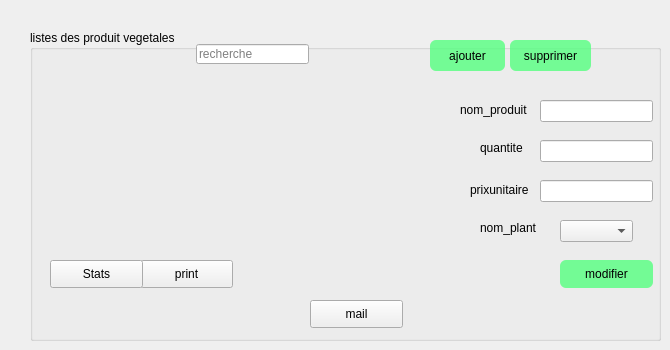
        <widget class="QWidget" name="tab_8">
         <attribute name="title">
          <string>zones</string>
         </attribute>
         <widget class="QGroupBox" name="produitv">
          <property name="geometry">
           <rect>
            <x>30</x>
            <y>30</y>
            <width>631</width>
            <height>311</height>
           </rect>
          </property>
          <property name="styleSheet">
           <string notr="true"/>
          </property>
          <property name="title">
           <string>listes des produit vegetales</string>
          </property>
          <widget class="QTableView" name="afficherproduitv">
           <property name="geometry">
            <rect>
             <x>20</x>
             <y>40</y>
             <width>401</width>
             <height>191</height>
            </rect>
           </property>
           <property name="styleSheet">
            <string notr="true">    background: transparent;
</string>
           </property>
          </widget>
          <widget class="QPushButton" name="produitvdown">
           <property name="geometry">
            <rect>
             <x>20</x>
             <y>20</y>
             <width>21</width>
             <height>21</height>
            </rect>
           </property>
           <property name="text">
            <string/>
           </property>
           <property name="icon">
            <iconset resource="resources.qrc">
             <normaloff>:/icon/Ressources/arrow-up-icon.png</normaloff>:/icon/Ressources/arrow-up-icon.png</iconset>
           </property>
           <property name="flat">
            <bool>true</bool>
           </property>
          </widget>
          <widget class="QPushButton" name="produitvup">
           <property name="geometry">
            <rect>
             <x>40</x>
             <y>20</y>
             <width>21</width>
             <height>21</height>
            </rect>
           </property>
           <property name="text">
            <string/>
           </property>
           <property name="icon">
            <iconset resource="resources.qrc">
             <normaloff>:/icon/Ressources/arrow-up-iconn.png</normaloff>:/icon/Ressources/arrow-up-iconn.png</iconset>
           </property>
           <property name="flat">
            <bool>true</bool>
           </property>
          </widget>
          <widget class="QPushButton" name="rechercherproduitv">
           <property name="geometry">
            <rect>
             <x>280</x>
             <y>10</y>
             <width>21</width>
             <height>28</height>
            </rect>
           </property>
           <property name="text">
            <string/>
           </property>
           <property name="icon">
            <iconset resource="resources.qrc">
             <normaloff>:/Ressources/zoom-search-2-icon.png</normaloff>:/Ressources/zoom-search-2-icon.png</iconset>
           </property>
           <property name="flat">
            <bool>true</bool>
           </property>
          </widget>
          <widget class="QLineEdit" name="nomproduitrecherche">
           <property name="geometry">
            <rect>
             <x>166</x>
             <y>14</y>
             <width>113</width>
             <height>20</height>
            </rect>
           </property>
           <property name="placeholderText">
            <string>recherche</string>
           </property>
          </widget>
          <widget class="QPushButton" name="supprimerproduitv">
           <property name="geometry">
            <rect>
             <x>480</x>
             <y>10</y>
             <width>81</width>
             <height>31</height>
            </rect>
           </property>
           <property name="styleSheet">
            <string notr="true">border-radius:6px;
background:rgba(85, 255, 127,0.8);</string>
           </property>
           <property name="text">
            <string>supprimer</string>
           </property>
          </widget>
          <widget class="QPushButton" name="ajouterproduitv">
           <property name="geometry">
            <rect>
             <x>400</x>
             <y>10</y>
             <width>75</width>
             <height>31</height>
            </rect>
           </property>
           <property name="styleSheet">
            <string notr="true">border-radius:6px;
background:rgba(85, 255, 127,0.8);</string>
           </property>
           <property name="text">
            <string>ajouter</string>
           </property>
          </widget>
          <widget class="QLabel" name="label_20">
           <property name="geometry">
            <rect>
             <x>430</x>
             <y>70</y>
             <width>81</width>
             <height>20</height>
            </rect>
           </property>
           <property name="styleSheet">
            <string notr="true"/>
           </property>
           <property name="text">
            <string>nom_produit</string>
           </property>
          </widget>
          <widget class="QLabel" name="label_29">
           <property name="geometry">
            <rect>
             <x>440</x>
             <y>150</y>
             <width>71</width>
             <height>20</height>
            </rect>
           </property>
           <property name="text">
            <string>prixunitaire</string>
           </property>
          </widget>
          <widget class="QLineEdit" name="modquantite">
           <property name="geometry">
            <rect>
             <x>510</x>
             <y>110</y>
             <width>113</width>
             <height>22</height>
            </rect>
           </property>
          </widget>
          <widget class="QLineEdit" name="modnomproduitv">
           <property name="geometry">
            <rect>
             <x>510</x>
             <y>70</y>
             <width>113</width>
             <height>22</height>
            </rect>
           </property>
           <property name="readOnly">
            <bool>true</bool>
           </property>
          </widget>
          <widget class="QPushButton" name="mod_2">
           <property name="geometry">
            <rect>
             <x>530</x>
             <y>230</y>
             <width>93</width>
             <height>28</height>
            </rect>
           </property>
           <property name="styleSheet">
            <string notr="true">border-radius:6px;
background:rgba(85, 255, 127,0.8);</string>
           </property>
           <property name="text">
            <string>modifier</string>
           </property>
          </widget>
          <widget class="QLineEdit" name="modprixunitaire">
           <property name="geometry">
            <rect>
             <x>510</x>
             <y>150</y>
             <width>113</width>
             <height>22</height>
            </rect>
           </property>
          </widget>
          <widget class="QLabel" name="label_30">
           <property name="geometry">
            <rect>
             <x>450</x>
             <y>110</y>
             <width>56</width>
             <height>16</height>
            </rect>
           </property>
           <property name="text">
            <string>quantite</string>
           </property>
          </widget>
          <widget class="QPushButton" name="printprodv">
           <property name="geometry">
            <rect>
             <x>110</x>
             <y>230</y>
             <width>93</width>
             <height>28</height>
            </rect>
           </property>
           <property name="text">
            <string>print</string>
           </property>
          </widget>
          <widget class="QPushButton" name="statsproduitv">
           <property name="geometry">
            <rect>
             <x>20</x>
             <y>230</y>
             <width>93</width>
             <height>28</height>
            </rect>
           </property>
           <property name="text">
            <string>Stats</string>
           </property>
          </widget>
          <widget class="QLabel" name="label_40">
           <property name="geometry">
            <rect>
             <x>450</x>
             <y>190</y>
             <width>56</width>
             <height>16</height>
            </rect>
           </property>
           <property name="text">
            <string>nom_plante</string>
           </property>
          </widget>
          <widget class="QComboBox" name="comboBox">
           <property name="geometry">
            <rect>
             <x>530</x>
             <y>190</y>
             <width>73</width>
             <height>22</height>
            </rect>
           </property>
          </widget>
          <widget class="QPushButton" name="pushButton_2">
           <property name="geometry">
            <rect>
             <x>280</x>
             <y>270</y>
             <width>93</width>
             <height>28</height>
            </rect>
           </property>
           <property name="text">
            <string>mail</string>
           </property>
          </widget>
         </widget>
        </widget>
